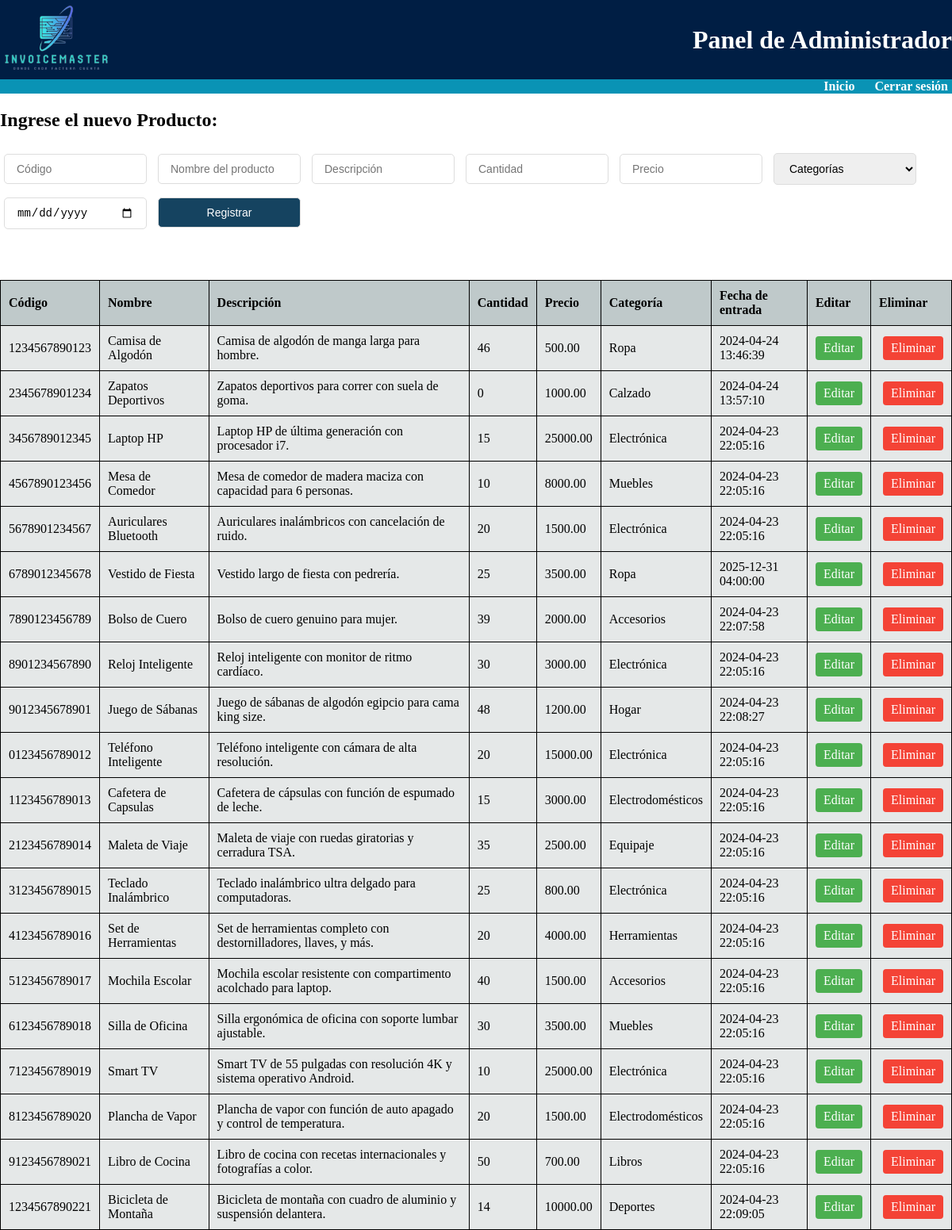
The app's page /inventario.php with its own data.
### tables this page shows
CREATE TABLE `productos` (
  `id` int(11) NOT NULL,
  `codigo_producto` varchar(50) NOT NULL,
  `nombre_producto` varchar(250) NOT NULL,
  `descripccion` varchar(100) NOT NULL,
  `cantidad` int(11) NOT NULL,
  `precio` decimal(10,2) NOT NULL,
  `categoria` varchar(50) NOT NULL,
  `fecha_v` timestamp NOT NULL DEFAULT current_timestamp() ON UPDATE current_timestamp()
);

### inventario.php (the view, shortened to what this page needs)
<!DOCTYPE html>
<html lang="en">
<head>
</head>
<body>
<?php include('header.php'); ?>
    <form method="post" enctype="multipart/form-data">
        <h2>Ingrese el nuevo Producto:</h2>
        <nav>
            <input type="number" name="codigo" placeholder="Código" required autocomplete="off">
            <input type="text" name="nombre_producto" placeholder="Nombre del producto" required autocomplete="off">
            <input type="text" name="descripcion" placeholder="Descripción" required autocomplete="off">
            <input type="number" name="cantidad" placeholder="Cantidad" required autocomplete="off">
            <input type="decimal" name="precio" placeholder="Precio" required autocomplete="off">
            <select name="categoria" id="categoria" required autocomplete="off">
                <option hidden disabled selected>Categorías</option>
            </select>
            <input type="date" name="fecha_v" placeholder="Fecha de vencimiento" required autocomplete="off">
        <input type="submit" value="Registrar">
    </form>
    <br><br>
    <?php
    $conn = new mysqli("localhost", "root", "", "prueba_f");
    $result = $conn->query("SELECT * FROM productos");
    if ($result->num_rows > 0) {
        echo "<div>";
        echo "<table border='1'>
                <tr>
                    <th>Código</th>
                    <th>Nombre</th>
                    <th>Descripción</th>
                    <th>Cantidad</th>
                    <th>Precio</th>
                    <th>Categoría</th>
                    <th>Fecha de entrada</th>
                    <th>Editar</th>
                    <th>Eliminar</th>
                </tr>";
        while ($row = $result->fetch_assoc()) {
            $categoriaClass = 'categoria-' . strtolower(str_replace(' ', '-', $row['categoria']));
            echo "<tr>
                    <td>{$row['codigo_producto']}</td>
                    <td>{$row['nombre_producto']}</td>
                    <td>{$row['descripccion']}</td>
                    <td>{$row['cantidad']}</td>
                    <td>{$row['precio']}</td>
                    <td class='$categoriaClass'>{$row['categoria']}</td>
                    <td>{$row['fecha_v']}</td>
                    <td><a href='editar.php?id={$row['id']}' class='editar-btn'>Editar</a></td>
                    <td><a href='eliminar.php?id={$row['id']}' class='eliminar-btn'>Eliminar</a></td>
                </tr>";
        }
        echo "</table></div>";
    } else {
        echo "No hay datos en el inventario.";
    }
    ?>
</body>
</html>

### header.php (shortened to what this page needs)
<!DOCTYPE html>
<html lang="en">
<head>
</head>
<body>
    <header>
        <img src="logo.png" alt="Logo de la empresa">
        <h1 class="tem">Panel de Administrador</h1>
    </header>
    <nav class="forma">
        <ul class="f">
            <li class="la"><a class="aa" href="admin.php">Inicio</a></li>
            <li><a class="aa" href="#" onclick="confirmarSalida()">Cerrar sesión</a></li>
        </ul>
    </nav>
</body>
</html>

### inventario.php (style rules this page uses)
body { font-family: Arial, sans-serif; }
table { width: 100%; border-collapse: collapse; margin-top: 20px; }
table, th, td { border: 1px solid black; }
th, td { padding: 10px; text-align: left; }
th { background-color: #BFC9CA; }
tr { background-color: #E5E8E8; }
.editar-btn, .eliminar-btn { display: inline-block; padding: 6px 10px; background-color: #4CAF50; color: white; border: none; border-radius: 4px; cursor: pointer; text-decoration: none; }
.eliminar-btn { background-color: #f44336; margin-left: 5px; }
div { overflow: auto scroll; }
input, select { padding: 10px 15px; margin: 8px 5px; box-sizing: border-box; border: 1px solid #ddd; border-radius: 5px; font-size: 14px; max-width:15% ; width:15% ; }
input[type="submit"] { width:40%; background-color: #154360; color: white; }

### header.php (style rules this page uses)
body { margin: 0; font-family: "Times New Roman", sans-serif; }
header { background-color: #001e44; color: #fff; text-align: center; display: flex; flex-direction: column; align-items: center; }
header h1 { margin: 10px 0; }
header img { max-height: 80px; margin-right: 0; }
.forma { background-color: #0993b5; color: #fff; display: flex; align-items: center; }
.f { list-style-type: none; margin: 0; padding: 0; display: flex; align-items: center; margin-left: auto; text-align: right; }
.la { margin-right: 15px; }
.aa { color: #fff; text-decoration: none; font-size: 16px; font-weight: bold; padding: 5px; }
@media screen and (min-width: 600px) { header { flex-direction: row; justify-content: space-between; } }
@media screen and (min-width: 600px) { header h1 { margin: 0; } }
@media screen and (min-width: 600px) { header img { max-height: 100px; margin-right: 20px; } }
@media screen and (min-width: 600px) { .f { display: flex; margin-right: 0; text-align: center; } }

### records on screen
productos: codigo_producto "1234567890123", nombre_producto "Camisa de Algodón", descripccion "Camisa de algodón de manga larga para hombre.", cantidad "46", precio "500.00", categoria "Ropa", fecha_v "2024-04-24 13:46:39"
productos: codigo_producto "2345678901234", nombre_producto "Zapatos Deportivos", descripccion "Zapatos deportivos para correr con suela de goma.", cantidad "0", precio "1000.00", categoria "Calzado", fecha_v "2024-04-24 13:57:10"
productos: codigo_producto "3456789012345", nombre_producto "Laptop HP", descripccion "Laptop HP de última generación con procesador i7.", cantidad "15", precio "25000.00", categoria "Electrónica", fecha_v "2024-04-23 22:05:16"
productos: codigo_producto "4567890123456", nombre_producto "Mesa de Comedor", descripccion "Mesa de comedor de madera maciza con capacidad para 6 personas.", cantidad "10", precio "8000.00", categoria "Muebles", fecha_v "2024-04-23 22:05:16"
productos: codigo_producto "5678901234567", nombre_producto "Auriculares Bluetooth", descripccion "Auriculares inalámbricos con cancelación de ruido.", cantidad "20", precio "1500.00", categoria "Electrónica", fecha_v "2024-04-23 22:05:16"
productos: codigo_producto "6789012345678", nombre_producto "Vestido de Fiesta", descripccion "Vestido largo de fiesta con pedrería.", cantidad "25", precio "3500.00", categoria "Ropa", fecha_v "2025-12-31 04:00:00"
productos: codigo_producto "7890123456789", nombre_producto "Bolso de Cuero", descripccion "Bolso de cuero genuino para mujer.", cantidad "39", precio "2000.00", categoria "Accesorios", fecha_v "2024-04-23 22:07:58"
productos: codigo_producto "8901234567890", nombre_producto "Reloj Inteligente", descripccion "Reloj inteligente con monitor de ritmo cardíaco.", cantidad "30", precio "3000.00", categoria "Electrónica", fecha_v "2024-04-23 22:05:16"
productos: codigo_producto "9012345678901", nombre_producto "Juego de Sábanas", descripccion "Juego de sábanas de algodón egipcio para cama king size.", cantidad "48", precio "1200.00", categoria "Hogar", fecha_v "2024-04-23 22:08:27"
productos: codigo_producto "0123456789012", nombre_producto "Teléfono Inteligente", descripccion "Teléfono inteligente con cámara de alta resolución.", cantidad "20", precio "15000.00", categoria "Electrónica", fecha_v "2024-04-23 22:05:16"
productos: codigo_producto "1123456789013", nombre_producto "Cafetera de Capsulas", descripccion "Cafetera de cápsulas con función de espumado de leche.", cantidad "15", precio "3000.00", categoria "Electrodomésticos", fecha_v "2024-04-23 22:05:16"
productos: codigo_producto "2123456789014", nombre_producto "Maleta de Viaje", descripccion "Maleta de viaje con ruedas giratorias y cerradura TSA.", cantidad "35", precio "2500.00", categoria "Equipaje", fecha_v "2024-04-23 22:05:16"
productos: codigo_producto "3123456789015", nombre_producto "Teclado Inalámbrico", descripccion "Teclado inalámbrico ultra delgado para computadoras.", cantidad "25", precio "800.00", categoria "Electrónica", fecha_v "2024-04-23 22:05:16"
productos: codigo_producto "4123456789016", nombre_producto "Set de Herramientas", descripccion "Set de herramientas completo con destornilladores, llaves, y más.", cantidad "20", precio "4000.00", categoria "Herramientas", fecha_v "2024-04-23 22:05:16"
productos: codigo_producto "5123456789017", nombre_producto "Mochila Escolar", descripccion "Mochila escolar resistente con compartimento acolchado para laptop.", cantidad "40", precio "1500.00", categoria "Accesorios", fecha_v "2024-04-23 22:05:16"
productos: codigo_producto "6123456789018", nombre_producto "Silla de Oficina", descripccion "Silla ergonómica de oficina con soporte lumbar ajustable.", cantidad "30", precio "3500.00", categoria "Muebles", fecha_v "2024-04-23 22:05:16"
productos: codigo_producto "7123456789019", nombre_producto "Smart TV", descripccion "Smart TV de 55 pulgadas con resolución 4K y sistema operativo Android.", cantidad "10", precio "25000.00", categoria "Electrónica", fecha_v "2024-04-23 22:05:16"
productos: codigo_producto "8123456789020", nombre_producto "Plancha de Vapor", descripccion "Plancha de vapor con función de auto apagado y control de temperatura.", cantidad "20", precio "1500.00", categoria "Electrodomésticos", fecha_v "2024-04-23 22:05:16"
productos: codigo_producto "9123456789021", nombre_producto "Libro de Cocina", descripccion "Libro de cocina con recetas internacionales y fotografías a color.", cantidad "50", precio "700.00", categoria "Libros", fecha_v "2024-04-23 22:05:16"
productos: codigo_producto "1234567890221", nombre_producto "Bicicleta de Montaña", descripccion "Bicicleta de montaña con cuadro de aluminio y suspensión delantera.", cantidad "14", precio "10000.00", categoria "Deportes", fecha_v "2024-04-23 22:09:05"
